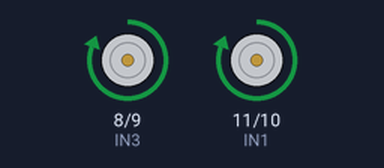
A sketch run on a simulated Arduino Uno, built with avr-gcc and run on an emulated ATmega328P. Shown: motor-driver pin pairs drawn as motors (green arrow = first pin HIGH = forward, orange = second pin HIGH = backward, longer = more drive).

Above: at 1.5 s.
At 3.5 s:
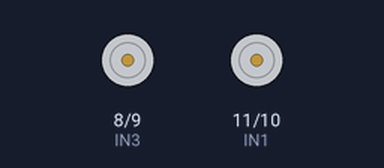
At 5.5 s:
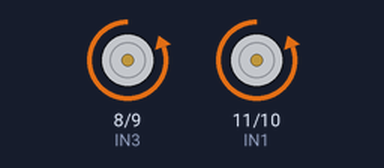
Timing chart, 0 to 10.4 s (numbered marks = the images above):
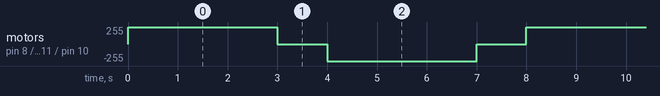

Measured:
- by itself, motor on pin 8 (IN3) / pin 9 (IN4), motor on pin 11 (IN1) / pin 10 (IN2): repeats every 8.0 s: stopped 1.0 s, backward 255/255 3.0 s, stopped 1.0 s, forward 255/255 3.0 s

The sketch:

dual_motor_driver.ino
```cpp
// Motor A pins
int IN1 = 11;   // Direction pin 1 for Motor A
int IN2 = 10;   // Direction pin 2 for Motor A

// Motor B pins
int IN3 = 8;   // Direction pin 1 for Motor B
int IN4 = 9;   // Direction pin 2 for Motor B

void setup() {
  pinMode(IN1, OUTPUT);
  pinMode(IN2, OUTPUT);

  pinMode(IN3, OUTPUT);
  pinMode(IN4, OUTPUT);
}

void loop() {
  // Move both motors forward
  digitalWrite(IN1, HIGH);
  digitalWrite(IN2, LOW);

  digitalWrite(IN3, HIGH);
  digitalWrite(IN4, LOW);

  delay(3000);

  // Stop both motors
  digitalWrite(IN1, LOW);
  digitalWrite(IN2, LOW);
  digitalWrite(IN3, LOW);
  digitalWrite(IN4, LOW);
  delay(1000);

  // Move both motors backward
  digitalWrite(IN1, LOW);
  digitalWrite(IN2, HIGH);

  digitalWrite(IN3, LOW);
  digitalWrite(IN4, HIGH);

  delay(3000);

  // Stop both motors
  digitalWrite(IN1, LOW);
  digitalWrite(IN2, LOW);
  digitalWrite(IN3, LOW);
  digitalWrite(IN4, LOW);
  delay(1000);
}
```
